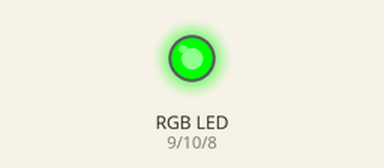
Simulated run of this sketch. Board: Arduino Uno, built with avr-gcc and run on an emulated ATmega328P. Parts: an RGB LED mixed from three pins (HIGH = lit).

Above: at 0.5 s.
At 2.5 s:
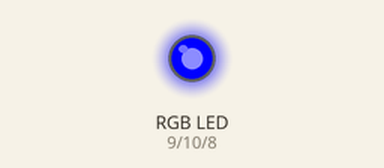
At 4.5 s:
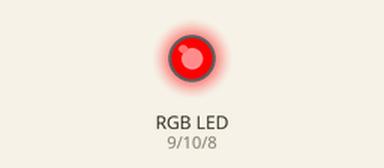
At 5.5 s:
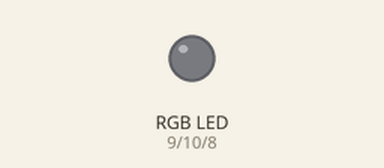
Timing chart, 0 to 7.8 s (numbered marks = the images above):
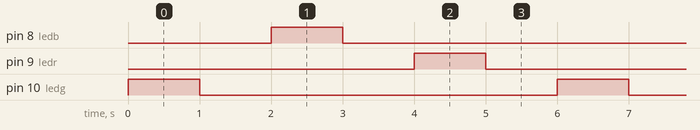

Measured:
- by itself, pin 8 (ledb), pin 9 (ledr), pin 10 (ledg): alternates HIGH for 1.0 s and LOW for 5.0 s
- by itself, everything shown: repeats every 6.0 s, in 6 steps

The sketch:

ledrgb.ino
```cpp
#define ledr 9
#define ledb 8
#define ledg 10
void setup() {
  // put your setup code here, to run once:
  pinMode(ledr, OUTPUT);
  pinMode(ledg, OUTPUT);
  pinMode(ledb, OUTPUT);
  Serial.begin(9600);
}

void loop() {
  // put your main code here, to run repeatedly:
  digitalWrite(ledg, HIGH);
  delay(1000);
  digitalWrite(ledg,LOW);
  delay(1000);
  digitalWrite(ledb, HIGH);
  delay(1000);
  digitalWrite(ledb,LOW);
  delay(1000);
  digitalWrite(ledr, HIGH);
  delay(1000);
  digitalWrite(ledr,LOW);
  delay(1000);
}
```
